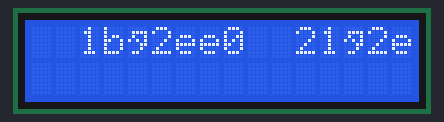
A program run on a simulated ATmega32, built with avr-gcc and emulated at 16 MHz. Shown: 16×2 character LCD. Wiring (inferred from the signals the program sends): character LCD (HD44780): RS PD5; E PD3; data PD0, PD1, PD6, PD7.

Above: at 0.16 s.
At 5.31 s:
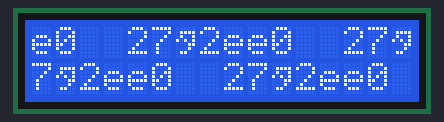
At 10.2 s:
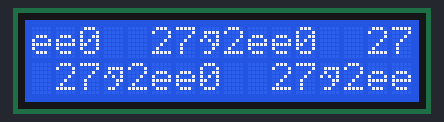
At 20.04 s:
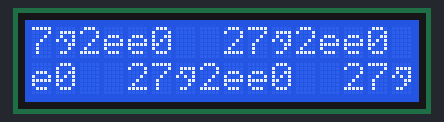
At 30.08 s:
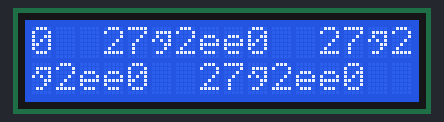
At 39.91 s:
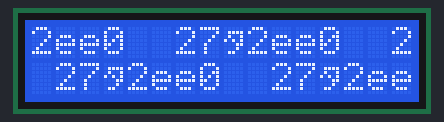

The program:

main.c
```c
/*
 * DC_Engine.c
 *
 * Created: 02.04.2019 19:59:45
 * Author : Adas
 */

#include <avr/io.h>
//#include <stdint.h>
#include <util/delay.h>
#include "HD44780.h"
#include <stdlib.h>
int main(void)
{
	LCD_Initalize();
	char buffer[8];
	//PD4, PD5 PWM
	DDRD |= ((1<<PD6) | (1<<PD5));
	PORTD |= ((1<<PD6) | (1<<PD5));

	TCCR1A = (1<<WGM10) | (1<<COM1A1) | (1<<COM1B1) | (1<<COM1A0) | (1<<COM1B0);
	TCCR1B = (1<<WGM12) | (1<CS12) | (1<CS10);

	OCR1A = 200;
	OCR1B = 12000;
	/* Replace with your application code */
 while(1)
 {
	LCD_Clear();
	LCD_GoTo(0,0);
//	LCD_WriteText("ADAS3");
	LCD_WriteText(itoa(TCNT1,buffer,16));
	LCD_GoTo(0,1);
	LCD_WriteText(itoa(OCR1B,buffer,16));
	_delay_ms(50);
 }
}
```

HD44780.c
```c
//-------------------------------------------------------------------------------------------------
// Alpha-numerical LCD HD44780 display with 4 bit control,
// without usage of 'busy' flag, with free assignment of control signals
// File : HD44780.c
// Microcontroller: Atmel AVR
// Compiler: avr-gcc
// Author : Radosław Kwiecień
// Source : http://radzio.dxp.pl/hd44780/
// Date : 24.03.2007
//-------------------------------------------------------------------------------------------------

#include "HD44780.h"
//-------------------------------------------------------------------------------------------------
//
// Functions setting nibble onto the data bus
//
//-------------------------------------------------------------------------------------------------
void _LCD_OutNibble(unsigned char nibbleToWrite)
{
if(nibbleToWrite & 0x01)
	LCD_DB4_PORT |= LCD_DB4;
else
	LCD_DB4_PORT  &= ~LCD_DB4;

if(nibbleToWrite & 0x02)
	LCD_DB5_PORT |= LCD_DB5;
else
	LCD_DB5_PORT  &= ~LCD_DB5;

if(nibbleToWrite & 0x04)
	LCD_DB6_PORT |= LCD_DB6;
else
	LCD_DB6_PORT  &= ~LCD_DB6;

if(nibbleToWrite & 0x08)
	LCD_DB7_PORT |= LCD_DB7;
else
	LCD_DB7_PORT  &= ~LCD_DB7;
}
//-------------------------------------------------------------------------------------------------
//
// Function to write byte to display (no difference between data/control)
//
//-------------------------------------------------------------------------------------------------
void _LCD_Write(unsigned char dataToWrite)
{
LCD_E_PORT |= LCD_E;
_LCD_OutNibble(dataToWrite >> 4);
LCD_E_PORT &= ~LCD_E;
LCD_E_PORT |= LCD_E;
_LCD_OutNibble(dataToWrite);
LCD_E_PORT &= ~LCD_E;
_delay_us(50);
}
//-------------------------------------------------------------------------------------------------
//
// Writes control command to the display
//
//-------------------------------------------------------------------------------------------------
void LCD_WriteCommand(unsigned char commandToWrite)
{
LCD_RS_PORT &= ~LCD_RS;
_LCD_Write(commandToWrite);
}
//-------------------------------------------------------------------------------------------------
//
// Writes data to display
//
//-------------------------------------------------------------------------------------------------
void LCD_WriteData(unsigned char dataToWrite)
{
LCD_RS_PORT |= LCD_RS;
_LCD_Write(dataToWrite);
}
//-------------------------------------------------------------------------------------------------
//
// Writes text onto the display
//
//-------------------------------------------------------------------------------------------------
void LCD_WriteText(char * text)
{
while(*text)
  LCD_WriteData(*text++);
}
//-------------------------------------------------------------------------------------------------
//
// Sets the screen location to start write
//
//-------------------------------------------------------------------------------------------------
void LCD_GoTo(unsigned char x, unsigned char y)
{
LCD_WriteCommand(HD44780_DDRAM_SET | (x + (0x40 * y)));
}
//-------------------------------------------------------------------------------------------------
//
// Clears the screen
//
//-------------------------------------------------------------------------------------------------
void LCD_Clear(void)
{
LCD_WriteCommand(HD44780_CLEAR);
_delay_ms(2);
}
//-------------------------------------------------------------------------------------------------
//
// Returns cursor to the home position
//
//-------------------------------------------------------------------------------------------------
void LCD_Home(void)
{
LCD_WriteCommand(HD44780_HOME);
_delay_ms(2);
}
//-------------------------------------------------------------------------------------------------
//
// HD44870 initialization
//
//-------------------------------------------------------------------------------------------------
void LCD_Initalize(void)
{
unsigned char i;
LCD_DB4_DIR |= LCD_DB4; // Configuration of pins
LCD_DB5_DIR |= LCD_DB5; //
LCD_DB6_DIR |= LCD_DB6; //
LCD_DB7_DIR |= LCD_DB7; //
LCD_E_DIR 	|= LCD_E;   //
LCD_RS_DIR 	|= LCD_RS;  //
_delay_ms(15); // wait for power to stabilize
LCD_RS_PORT &= ~LCD_RS; // clear line RS
LCD_E_PORT &= ~LCD_E;  // clear line E

for(i = 0; i < 3; i++) // three times sending the commands block
  {
  LCD_E_PORT |= LCD_E; //  E = 1
  _LCD_OutNibble(0x03); // 8 bit mode
  LCD_E_PORT &= ~LCD_E; // E = 0
  _delay_ms(5); // wait 5ms
  }

LCD_E_PORT |= LCD_E; // E = 1
_LCD_OutNibble(0x02); // 4-bit mode
LCD_E_PORT &= ~LCD_E; // E = 0

_delay_ms(1); // wait 1ms
LCD_WriteCommand(HD44780_FUNCTION_SET | HD44780_FONT5x7 | HD44780_TWO_LINE | HD44780_4_BIT); // Set up: 4-bits, 2-display lines, character 5x7
LCD_WriteCommand(HD44780_DISPLAY_ONOFF | HD44780_DISPLAY_OFF); // turn on display
LCD_WriteCommand(HD44780_CLEAR); // clear DDRAM memory
_delay_ms(2);
LCD_WriteCommand(HD44780_ENTRY_MODE | HD44780_EM_SHIFT_CURSOR | HD44780_EM_INCREMENT);// set the address incrementation and cursor shift mode
LCD_WriteCommand(HD44780_DISPLAY_ONOFF | HD44780_DISPLAY_ON | HD44780_CURSOR_OFF | HD44780_CURSOR_NOBLINK); // turn on LCD, no cursor display nor blinking
}

//-------------------------------------------------------------------------------------------------
//
// EOF HD44780.c
//
//-------------------------------------------------------------------------------------------------
```

HD44780.h
```c
//-------------------------------------------------------------------------------------------------
// Alpha-numerical LCD HD44780 display with 4 bit control,
// without usage of 'busy' flag, with free assignment of control signals
// File : HD44780.h
// Microcontroller: Atmel AVR
// Compiler: avr-gcc
// Author : Radosław Kwiecień
// Source : http://radzio.dxp.pl/hd44780/
// Date : 24.03.2007
//-------------------------------------------------------------------------------------------------

#include <avr/io.h>
#include <util/delay.h>

//-------------------------------------------------------------------------------------------------
//
// Configuration of control signals
// Change it according to your needs
//
//-------------------------------------------------------------------------------------------------
#define LCD_RS_DIR		DDRD
#define LCD_RS_PORT 	PORTD
#define LCD_RS			(1 << PD2)

#define LCD_E_DIR		DDRD
#define LCD_E_PORT		PORTD
#define LCD_E			(1 << PD3)

#define LCD_DB4_DIR		DDRD
#define LCD_DB4_PORT	PORTD
#define LCD_DB4			(1 << PD0)

#define LCD_DB5_DIR		DDRD
#define LCD_DB5_PORT	PORTD
#define LCD_DB5			(1 << PD1)

#define LCD_DB6_DIR		DDRD
#define LCD_DB6_PORT	PORTD
#define LCD_DB6			(1 << PD6)

#define LCD_DB7_DIR		DDRD
#define LCD_DB7_PORT	PORTD
#define LCD_DB7			(1 << PD7)

//-------------------------------------------------------------------------------------------------
//
// Instructions of Hitachi HD44780 controller
//
//-------------------------------------------------------------------------------------------------

#define HD44780_CLEAR					0x01

#define HD44780_HOME					0x02

#define HD44780_ENTRY_MODE				0x04
	#define HD44780_EM_SHIFT_CURSOR		0
	#define HD44780_EM_SHIFT_DISPLAY	1
	#define HD44780_EM_DECREMENT		0
	#define HD44780_EM_INCREMENT		2

#define HD44780_DISPLAY_ONOFF			0x08
	#define HD44780_DISPLAY_OFF			0
	#define HD44780_DISPLAY_ON			4
	#define HD44780_CURSOR_OFF			0
	#define HD44780_CURSOR_ON			2
	#define HD44780_CURSOR_NOBLINK		0
	#define HD44780_CURSOR_BLINK		1

#define HD44780_DISPLAY_CURSOR_SHIFT	0x10
	#define HD44780_SHIFT_CURSOR		0
	#define HD44780_SHIFT_DISPLAY		8
	#define HD44780_SHIFT_LEFT			0
	#define HD44780_SHIFT_RIGHT			4

#define HD44780_FUNCTION_SET			0x20
	#define HD44780_FONT5x7				0
	#define HD44780_FONT5x10			4
	#define HD44780_ONE_LINE			0
	#define HD44780_TWO_LINE			8
	#define HD44780_4_BIT				0
	#define HD44780_8_BIT				16

#define HD44780_CGRAM_SET				0x40

#define HD44780_DDRAM_SET				0x80

//-------------------------------------------------------------------------------------------------
//
// Functions declarations
//
//-------------------------------------------------------------------------------------------------

void LCD_WriteCommand(unsigned char);
void LCD_WriteData(unsigned char);
void LCD_WriteText(char *);
void LCD_GoTo(unsigned char, unsigned char);
void LCD_Clear(void);
void LCD_Home(void);
void LCD_Initalize(void);

//-------------------------------------------------------------------------------------------------
//
// EOF HD44780.h
//
//-------------------------------------------------------------------------------------------------
```
